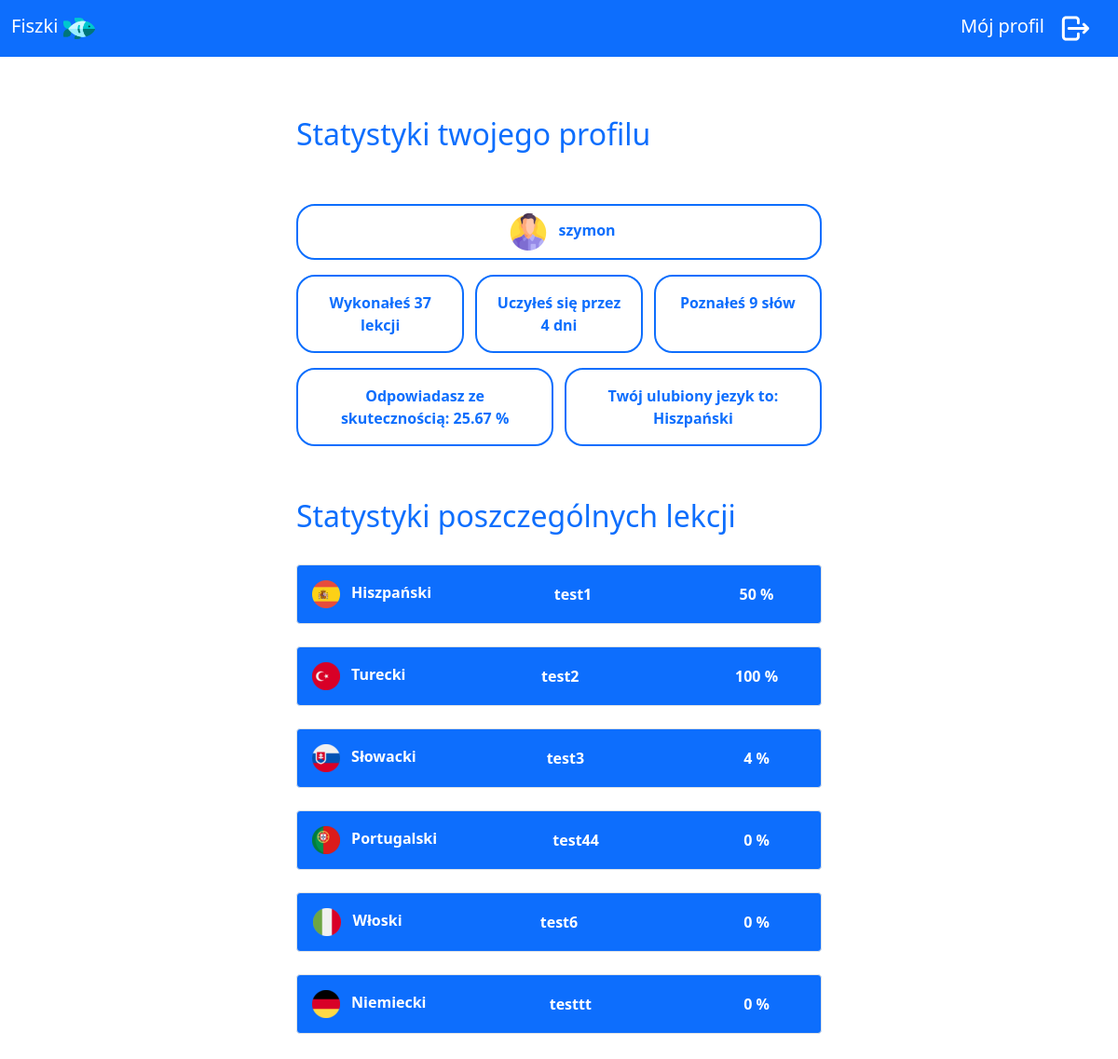
Before: /stats (signed in) with the older database file.
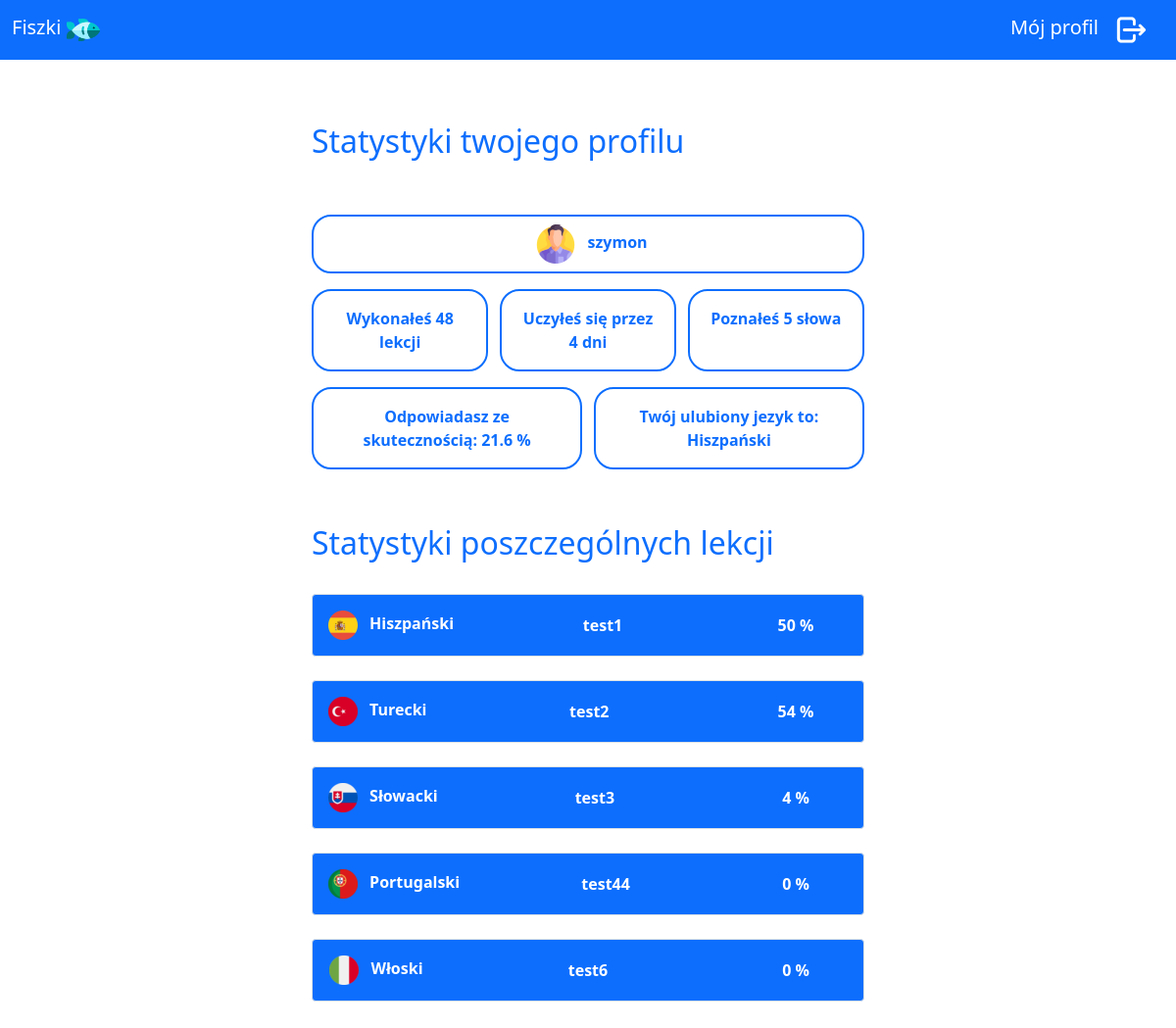
After: the same page with the newer database file.
### pjf/models.py (models this page shows)
class groups(db.Model):
    id = db.Column("id", db.Integer, primary_key=True)
    name = db.Column(db.String(60))
    lang = db.Column(db.String(60))
    completion = db.Column(db.Integer, default=0)
    user_id = db.Column(db.Integer, db.ForeignKey("users.id"))
    card = db.relationship("cards", backref="group", lazy=True)
    lesson = db.relationship("lessons", backref="group", lazy=True)

### pjf/user/routes.py (the view)
@user.route("/stats")
def stats_page():
    if "logged_in" not in session:
        return redirect(url_for("login.login_page"))
    user_id = get_user_id(session["login"])
    users_groups = groups.query.filter_by(user_id=user_id).all()
    words = count_words(session["login"])
    lessons = count_lessons(session["login"])
    completion = count_completion(session["login"])
    lang = get_favorite_lang(session["login"])
    days = count_days(session["login"])
    return render_template("stats.html", groups=users_groups, words=words, lessons=lessons, completion=completion, lang = lang, days = days)

### pjf/user/utils.py (called while the page is built)
def get_user_id(user_login):
    return users.query.filter_by(login=user_login).first().id

def count_completion(user_login):
    user_id = get_user_id(user_login)
    user_groups = groups.query.filter_by(user_id=user_id).all()
    result = 0
    for group in user_groups:
        result += group.completion
    return round(result/len(user_groups),2)

def count_words(user_login):
    user_id = get_user_id(user_login)
    user_groups = groups.query.filter_by(user_id=user_id).all()
    result = 0
    for group in user_groups:
        words_in_group = cards.query.filter_by(group_id=group.id).all()
        known_words = int(group.completion)/100 * len(words_in_group)
        result += math.floor(known_words)
    return result

def count_lessons(user_login):
    user_id = get_user_id(user_login)
    user_groups = groups.query.filter_by(user_id=user_id).all()
    result = 0
    for group in user_groups:
        lessons_in_group = lessons.query.filter_by(group_id=group.id).all()
        result += len(lessons_in_group)
    return result

### pjf/templates/stats.html (shortened to what this page needs)
{% extends "base.html" %}
{% block content %}
<h2 class="text-primary py-5 stats-header">Statystyki twojego profilu</h2>
<div class="stats">
    <div class="border border-2 border-primary  my-2 px-3 py-2 user misc-stats mx-auto w-100">
        <img src="{{url_for('static', filename='images/user_icon.png')}}" class="lang-icon px-2"/>
        {{session["login"]}}
    </div>
    <div class="d-flex flex-row justify-content-between">
        <div class="border border-2 border-primary  my-2 p-3 completion misc-stats">
            Wykonałeś {{lessons}}
            {% if lessons < 5 %}
                lekcje
            {% else %}
                lekcji
            {% endif %}
        </div>
        <div class="border border-2 border-primary  my-2 p-3 days misc-stats">Uczyłeś się przez {{days}} dni</div>
        <div class="border border-2 border-primary  my-2 p-3 learned-words misc-stats">
            Poznałeś {{words}}
            {% if words < 6 %}
                słowa
            {% else %}
                słów
            {% endif %}
        </div>
    </div>
    <div class="d-flex flex-row justify-content-between">
        <div class="border border-2 border-primary  my-2 p-3 top-lang misc-stats">Odpowiadasz ze skutecznością: {{completion}} %</div>
        <div class="border border-2 border-primary  my-2 p-3 completion misc-stats">Twój ulubiony jezyk to: {{lang}}</div>
    </div>
    <h2 class="text-primary pt-5 pb-2">Statystyki poszczególnych lekcji</h2>
     {% if groups %}
        {% for group in groups %}
            <div class="d-flex w-100 justify-content-between border bg-primary rounded my-4 align-items-center p-3 group-stats" >
                <div class="lang">
                    <img src="{{url_for('static', filename='images/languages_mini/' + group.lang + '.png')}}" class="lang-icon"/>
                    <p class="d-inline px-2">{{group.lang}}</p>
                </div>
                <div>{{group.name}}</div>
                <div>{{group.completion}} %</div>
            </div>
        {% endfor %}
    {% endif %}
</div>
{% endblock %}

Changed rows visible on the page:
removed groups: lang (picture), lang "Niemiecki", name "testtt", completion "0"
changed groups "Turecki": completion "100" → "54"
Other visible differences:
{{ lessons }}: "37" → "48"
{{ words }}: "9" → "5"
{{ completion }}: "25.67" → "21.6"
text no longer shown: "słów"
text now shown: "słowa"
